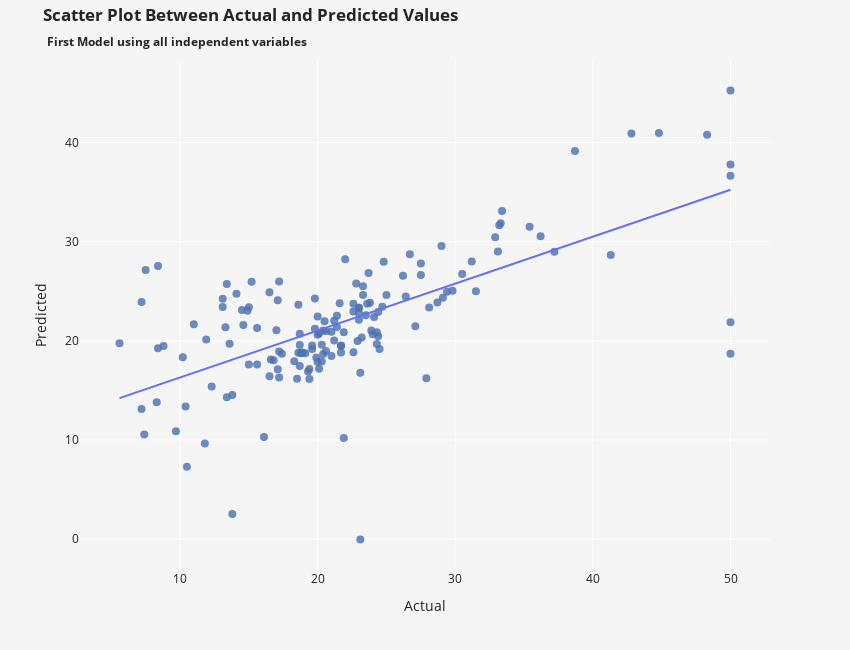

Notebook code cell kept with this figure:
### Markdown cell above
The RMSE shows us that, on average, our model is getting the value of $Y$ wrong by 6.86 units.
          
We can also plot a scatter plot between actual and predicted values to visualize how they relate to each other.

### Code cell
plot_df = pd.DataFrame({'Actual': y_test, 'Predicted': y_pred}) # Creating Dataframe containing actual and predicted values

fig = px.scatter(plot_df, x='Actual', y='Predicted', opacity=0.825, template='seaborn') # Creating scatterplot
fig.add_traces(px.scatter(plot_df, x='Actual', y='Predicted', trendline="ols").data[1]) # Obtaining the fit line

fig.update_traces(marker={'size': 8})

fig.update_layout(title={'text': f'<b>Scatter Plot Between Actual and Predicted Values <br> <sub>First Model using all independent variables</sub></b>',
                         'x': 0.05, 'xanchor': 'left', 'y': 0.968},
                  showlegend=True,
                  plot_bgcolor='#F6F5F5',
                  paper_bgcolor='#F6F5F5',
                  height=650, width=850)

### Figure 1 — Plotly figure (JSON) as saved in the notebook; plotly's stock layout.template omitted (floating-point values rounded to 4 significant figures; data arrays with more than 128 entries replaced by an {"elided": "..."} marker saying what was removed)
{"data": [{"hovertemplate": "Actual=%{x}<br>Predicted=%{y}<extra></extra>", "legendgroup": "", "marker": {"color": "rgb(76,114,176)", "opacity": 0.825, "size": 8, "symbol": "circle"}, "mode": "markers", "name": "", "orientation": "v", "showlegend": false, "type": "scatter", "x": {"elided": "152 float values"}, "xaxis": "x", "y": {"elided": "152 float values"}, "yaxis": "y"}, {"hovertemplate": "<b>OLS trendline</b><br>Predicted = 0.473345 * Actual + 11.5767<br>R<sup>2</sup>=0.438005<br><br>Actual=%{x}<br>Predicted=%{y} <b>(trend)</b><extra></extra>", "legendgroup": "", "marker": {"color": "#636efa", "size": 8, "symbol": "circle"}, "mode": "lines", "name": "", "showlegend": false, "type": "scatter", "x": {"elided": "152 float values"}, "xaxis": "x", "y": {"elided": "152 float values"}, "yaxis": "y"}], "layout": {"height": 650, "legend": {"tracegroupgap": 0}, "margin": {"t": 60}, "paper_bgcolor": "#F6F5F5", "plot_bgcolor": "#F6F5F5", "showlegend": true, "title": {"text": "<b>Scatter Plot Between Actual and Predicted Values <br> <sub>First Model using all independent variables</sub></b>", "x": 0.05, "xanchor": "left", "y": 0.968}, "width": 850, "xaxis": {"anchor": "y", "domain": [0, 1], "title": {"text": "Actual"}}, "yaxis": {"anchor": "x", "domain": [0, 1], "title": {"text": "Predicted"}}}}
